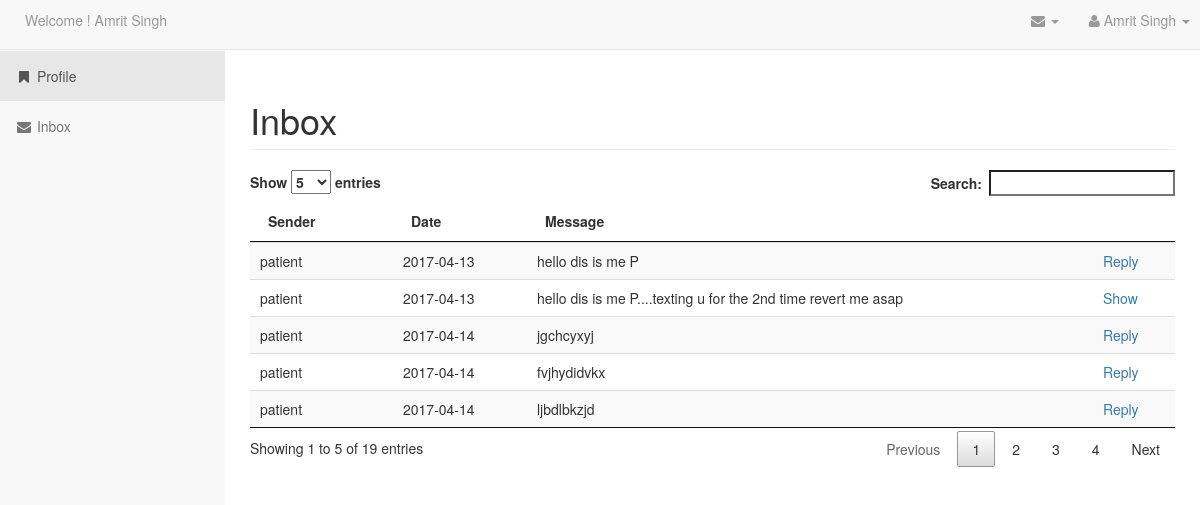
Page /doctor/inbox.php (signed in) on the committed database.
### tables this page shows
CREATE TABLE `doctors` (
  `doctor_id` int(11) NOT NULL,
  `doctor_name` varchar(50) NOT NULL,
  `img` varchar(255) NOT NULL,
  `email` varchar(255) NOT NULL,
  `password` varchar(50) NOT NULL,
  `address` varchar(255) NOT NULL,
  `mobile` varchar(13) NOT NULL,
  `specialization` varchar(100) NOT NULL,
  `qualification` varchar(100) NOT NULL,
  `dob` date NOT NULL,
  `exprience` varchar(4) NOT NULL,
  `createdate` date NOT NULL,
  `deleted` char(1) NOT NULL DEFAULT 'N'
);

CREATE TABLE `appointment` (
  `aid` int(11) NOT NULL,
  `doctor_id` int(11) DEFAULT NULL,
  `patient_id` int(11) DEFAULT NULL,
  `query_date` date DEFAULT NULL,
  `query` varchar(255) DEFAULT NULL,
  `answer` varchar(255) DEFAULT NULL,
  `reply_date` date DEFAULT NULL,
  `deleted` char(1) NOT NULL DEFAULT 'N'
);

CREATE TABLE `patient` (
  `patient_id` int(11) NOT NULL,
  `patient_name` varchar(25) NOT NULL,
  `img` varchar(255) NOT NULL,
  `email` varchar(255) NOT NULL,
  `password` varchar(50) NOT NULL,
  `mobile` varchar(12) DEFAULT NULL,
  `address` varchar(255) DEFAULT NULL,
  `dob` date DEFAULT NULL,
  `createdate` date NOT NULL,
  `deleted` char(1) NOT NULL DEFAULT 'N'
);

### doctor/inbox.php (the view, shortened to what this page needs)
<?php
include_once '../includes/config.php';
    if(isset($_SESSION['user']) && isset($_SESSION['doctor']))
    {
        $record = mysqli_query($con,"SELECT * FROM doctors WHERE doctor_id='".$_SESSION['userid']."'");
        if(mysqli_num_rows($record)>0)
        {
            $row = mysqli_fetch_array($record);
        }
    }
?>
<!DOCTYPE html>
<html lang="en">
<head>
    <link href="../css/bootstrap.min.css" rel="stylesheet">
    <link href="../css/sb-admin.css" rel="stylesheet">
    <link href="../css/style.css" rel="stylesheet">
     <link href="../css/jquery.dataTables.min.css" rel="stylesheet" type="text/css"/>
    <link href="../font-awesome/css/font-awesome.min.css" rel="stylesheet" type="text/css">
</head>
<body>
    <div id="wrapper">
        <nav class="navbar navbar-default navbar-fixed-top" role="navigation">
			<ul class="nav navbar-left top-nav">
                <li >
                    <a href="#">Welcome ! <?php echo $row['doctor_name'];?></a>
                </li>
            </ul>
            <ul class="nav navbar-right top-nav">
                <li class="dropdown">
                    <a href="#" class="dropdown-toggle" data-toggle="dropdown"><i class="fa fa-envelope"></i> <b class="caret"></b></a>
                </li>
                <li class="dropdown">
                    <a href="#" class="dropdown-toggle" data-toggle="dropdown"><i class="fa fa-user"></i> <span class="title"><?php echo $row['doctor_name'];?></span> <b class="caret"></b></a>
                </li>
            </ul>
            <div class="collapse navbar-collapse navbar-ex1-collapse">
                <ul class="nav navbar-nav side-nav">
                    <li class="active">
                        <a href="index.php"><i class="fa fa-fw fa-bookmark"></i> Profile</a>
                    </li>
                    <li>
                            <a href="inbox.php"><i class="fa fa-fw fa-envelope"></i> Inbox</a>
                        </li>
                </ul>
            </div>
        </nav>
        <div id="page-wrapper">
            <div class="container-fluid">
                <div class="row">
                    <div class="col-lg-12">
                        <h1 class="page-header">
                            Inbox
                        </h1>
                    </div>
                </div>
                <table class="table table-responsive table-striped table-hover" id="example">
                    <thead>
                    <tr>
                        <th>Sender</th>
                        <th>Date</th>
                        <th>Message</th>
                        <th></th>
                    </tr>
                    </thead>
                    <tbody>
                    <?php
                        $inbox = mysqli_query($con,"SELECT * FROM appointment WHERE doctor_id='".$_SESSION['userid']."'");
                        while($irow = mysqli_fetch_array($inbox))
                        {
                    ?>
                    <tr>
                        <td>
                            <?php
                                $patrec = mysqli_query($con,"SELECT patient_name FROM patient WHERE patient_id=".$irow['patient_id']);
                                $prow = mysqli_fetch_array($patrec);
                                echo $prow['patient_name'];
                            ?>
                        </td>
                        <td>
                            <?php
                                echo $irow['query_date'];
                            ?>
                        </td>
                        <td>
                            <?php
                                echo $irow['query'];
                            ?>
                        </td>
                        <td>
                            <?php
                                if($irow['answer']==''){
                            ?>
                            <a href="reply.php?aid=<?php echo $irow['aid']?>">Reply</a>
                            <?php
                                }
                                else
                                {
                            ?>
                            <a href="show.php?aid=<?php echo $irow['aid']?>">Show</a>
                            <?php
                                }
                            ?>
                        </td>
                    </tr>
                    <?php
                        }
                    ?>
                    </tbody>
                </table>
            </div>
        </div>
    </div>
</body>
</html>

### css/sb-admin.css (style rules this page uses)
body { margin-top: 100px; }
@media (min-width:768px) { body { margin-top: 50px; } }
#wrapper { padding-left: 0; }
#page-wrapper { width: 100%; padding: 0; background-color: #fff; }
@media (min-width:768px) { #wrapper { padding-left: 225px; } }
@media (min-width:768px) { #page-wrapper { padding: 10px; } }
.top-nav { padding: 0 10px; }
.top-nav>li { display: inline-block; float: left; }
.top-nav>li>a { padding-top: 10px; padding-bottom: 10px; line-height: 20px; color: #999; }
@media (min-width:768px) { .side-nav { position: fixed; top: 51px; left: 225px; width: 225px; margin-left: -225px; border: none; border-radius: 0; overflow-y: auto; background-color: #f8f8f8; border-color: #e7e7e7; bottom: 0; overflow-x: hidden; padding-bottom: 40px; } }
@media (min-width:768px) { .side-nav>li>a { width: 225px; } }

### rows in the picture
doctors: doctor_name "Amrit Singh"
appointment: patient.patient_name "patient", query_date "2017-04-13", query "hello dis is me P"
appointment: patient.patient_name "patient", query_date "2017-04-13", query "hello dis is me P....texting u for the 2nd time revert me asap"
appointment: patient.patient_name "patient", query_date "2017-04-14", query "jgchcyxyj"
appointment: patient.patient_name "patient", query_date "2017-04-14", query "fvjhydidvkx"
appointment: patient.patient_name "patient", query_date "2017-04-14", query "ljbdlbkzjd"
